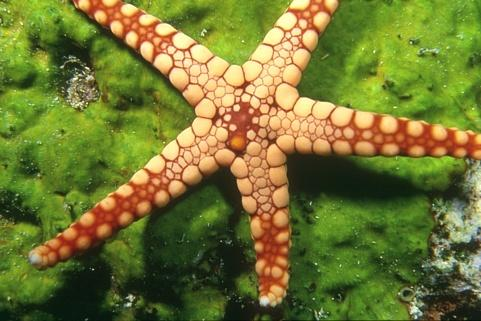
%> input picture ImagePrecessing/assignments/a03/img/12003.jpg, 481 x 321 px
$ octave a1.m   (GNU Octave 9; MATLAB toolbox functions it lacks are replaced by stand-ins)
%> lines starting %> are read from the running program, lines starting %| are printed output that depends on the picture; in (x1, y1, x2, y2) boxes, pixels count from 0 and x2, y2 are one past the last pixel; in counts of white or black regions, pixels touching at a corner belong together; the program's own positions count from 1
clear all;
im=((imread('img/12003.jpg')));
%> im is the input picture: size 321x481x3 uint8; mean R, G, B 113.8, 118.7, 50.2
% im=((imread('img/302003.jpg')));

imThRed=(im(:,:,1)>205);
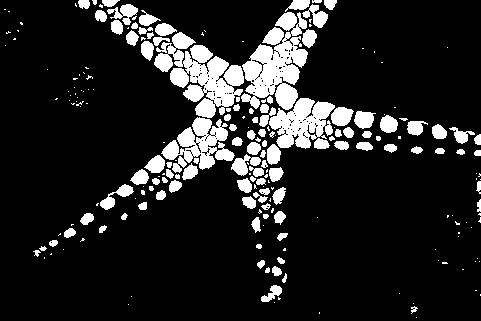
%> imThRed: size 321x481 logical; 14% white; 220 white regions (115 under 20 px), largest, box (x1, y1, x2, y2) and area: (154, 32, 244, 118) 3715, (241, 12, 308, 110) 3633, (269, 98, 335, 149) 2011
imThGreen=(im(:,:,2)>45);
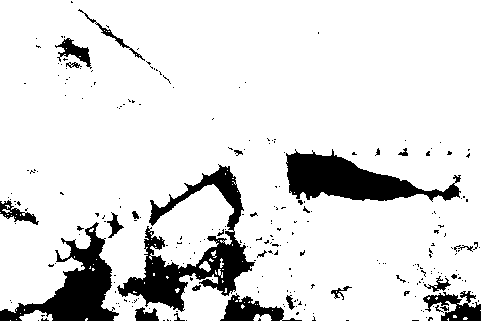
%> imThGreen: size 321x481 logical; 87.5% white; 259 black regions (231 under 20 px), largest, box (x1, y1, x2, y2) and area: (117, 164, 255, 312) 5811, (286, 149, 461, 202) 4538, (0, 222, 119, 321) 4161
imThBlue=(im(:,:,3)>40);
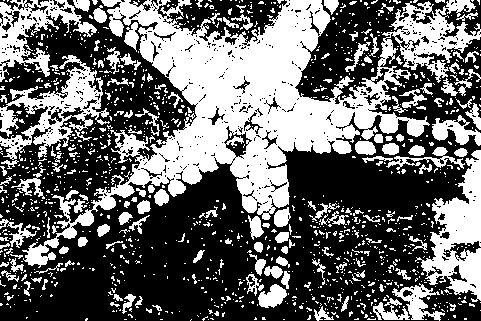
%> imThBlue: size 321x481 logical; 41% white; 1238 white regions (1075 under 20 px), largest, box (x1, y1, x2, y2) and area: (22, 0, 481, 268) 34280, (415, 150, 481, 302) 4459, (0, 55, 110, 160) 3951
%
% imThRed=(im(:,:,1)>155);
% imThGreen=(im(:,:,2)>100);
% imThBlue=(im(:,:,3)>70);

imOut=imThRed & imThGreen & imThBlue;
imshow(imOut)

$ run again, with ImagePrecessing/assignments/a03/img/302003.jpg copied over ImagePrecessing/assignments/a03/img/12003.jpg
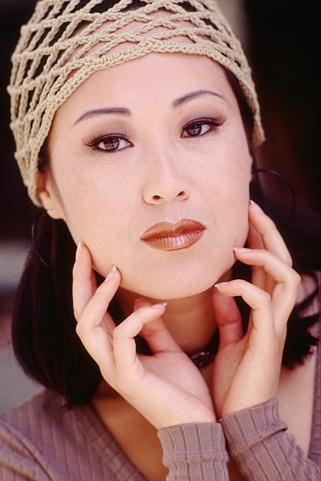
%> input picture ImagePrecessing/assignments/a03/img/302003.jpg, 321 x 481 px
%> im is the input picture: size 481x321x3 uint8; mean R, G, B 149.5, 109.3, 102.4
%> `imThRed=(im(:,:,1)>205);`:
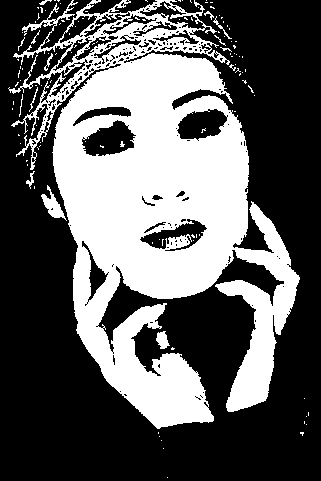
%> imThRed: size 481x321 logical; 37% white; 120 white regions (106 under 20 px), largest, box (x1, y1, x2, y2) and area: (8, 0, 300, 429) 55948, (41, 185, 67, 221) 329, (156, 331, 170, 349) 160
%> imThGreen: size 481x321 logical; 71.4% white; 106 black regions (77 under 20 px), largest, box (x1, y1, x2, y2) and area: (218, 0, 321, 373) 19604, (0, 0, 149, 481) 17842, (181, 286, 224, 423) 1632
%> `imThBlue=(im(:,:,3)>40);`:
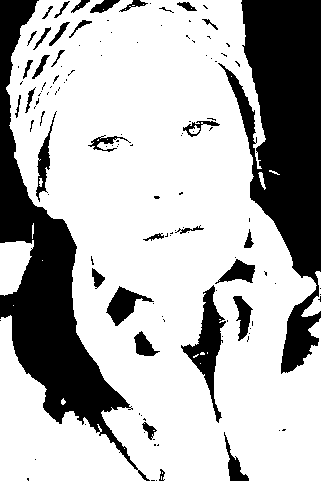
%> imThBlue: size 481x321 logical; 71.3% white; 126 black regions (91 under 20 px), largest, box (x1, y1, x2, y2) and area: (218, 0, 321, 374) 19290, (0, 0, 150, 481) 17577, (181, 285, 226, 423) 1890

$ run again, with ImagePrecessing/assignments/a03/img/124084.jpg copied over ImagePrecessing/assignments/a03/img/12003.jpg
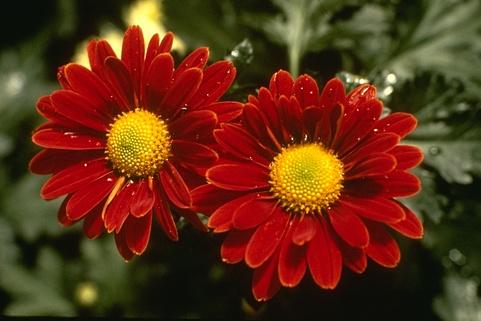
%> input picture ImagePrecessing/assignments/a03/img/124084.jpg, 481 x 321 px
%> im is the input picture: size 321x481x3 uint8; mean R, G, B 96.2, 47.2, 22.2
%> `imThRed=(im(:,:,1)>205);`:
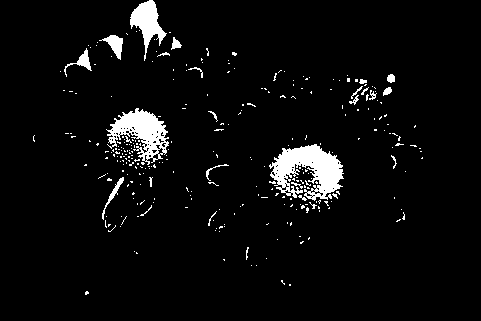
%> imThRed: size 321x481 logical; 4.7% white; 299 white regions (274 under 20 px), largest, box (x1, y1, x2, y2) and area: (269, 144, 344, 201) 2361, (106, 108, 169, 165) 1657, (130, 0, 167, 61) 924
%> imThGreen: size 321x481 logical; 37.8% white; 210 white regions (165 under 20 px), largest, box (x1, y1, x2, y2) and area: (59, 0, 481, 248) 29724, (0, 95, 174, 317) 15037, (261, 127, 352, 216) 4374
%> imThBlue: size 321x481 logical; 19.2% white; 585 white regions (541 under 20 px), largest, box (x1, y1, x2, y2) and area: (326, 0, 481, 120) 7888, (393, 136, 481, 235) 2993, (0, 219, 72, 316) 2738
%> `imOut=imThRed & imThGreen & imThBlue;`:
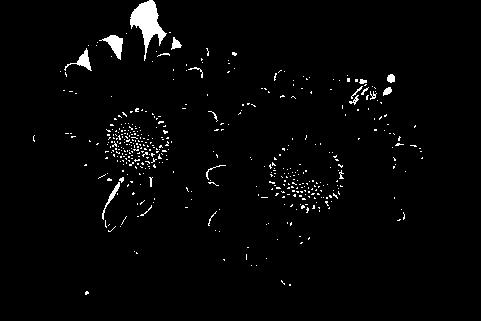
%> imOut: size 321x481 logical; 2.3% white; 457 white regions (437 under 20 px), largest, box (x1, y1, x2, y2) and area: (130, 0, 167, 61) 922, (99, 35, 123, 60) 256, (64, 48, 92, 71) 183

$ run again, with ImagePrecessing/assignments/a03/img/176035.jpg copied over ImagePrecessing/assignments/a03/img/12003.jpg
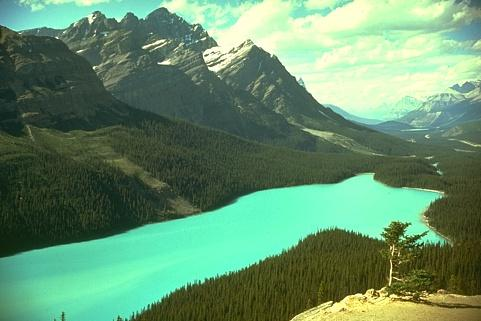
%> input picture ImagePrecessing/assignments/a03/img/176035.jpg, 481 x 321 px
%> im is the input picture: size 321x481x3 uint8; mean R, G, B 101.1, 142.6, 108.5
%> `imThRed=(im(:,:,1)>205);`:
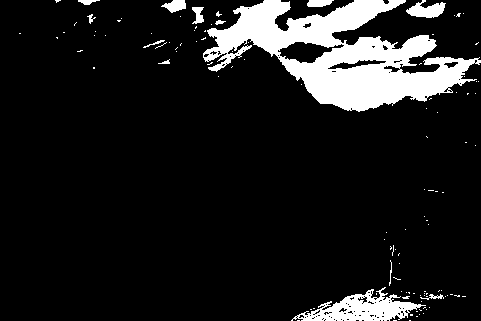
%> imThRed: size 321x481 logical; 11.3% white; 114 white regions (101 under 20 px), largest, box (x1, y1, x2, y2) and area: (203, 0, 481, 112) 13889, (291, 287, 426, 321) 2051, (406, 0, 446, 18) 423
%> imThGreen: size 321x481 logical; 95.9% white; 549 black regions (532 under 20 px), largest, box (x1, y1, x2, y2) and area: (0, 164, 87, 257) 2722, (76, 171, 132, 228) 890, (0, 108, 25, 137) 410
%> `imThBlue=(im(:,:,3)>40);`:
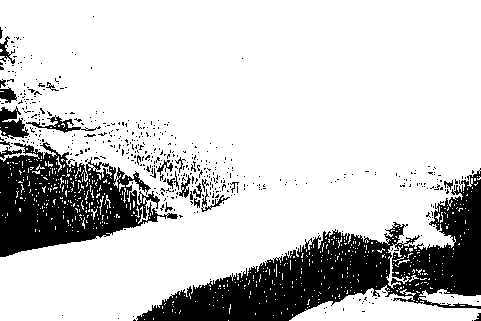
%> imThBlue: size 321x481 logical; 79.3% white; 490 black regions (463 under 20 px), largest, box (x1, y1, x2, y2) and area: (136, 168, 481, 321) 17947, (0, 142, 178, 257) 10445, (0, 106, 29, 139) 559
